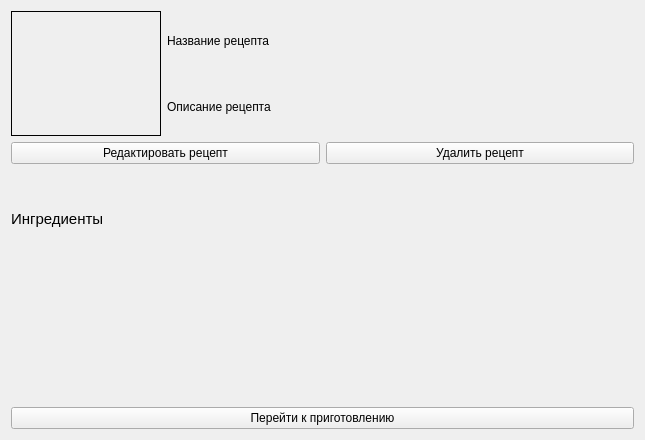
<?xml version="1.0" encoding="UTF-8"?>
<ui version="4.0">
 <class>RecipeViewer</class>
 <widget class="QWidget" name="RecipeViewer">
  <property name="geometry">
   <rect>
    <x>0</x>
    <y>0</y>
    <width>645</width>
    <height>440</height>
   </rect>
  </property>
  <property name="sizePolicy">
   <sizepolicy hsizetype="Preferred" vsizetype="Preferred">
    <horstretch>0</horstretch>
    <verstretch>0</verstretch>
   </sizepolicy>
  </property>
  <property name="windowTitle">
   <string>Просмотр блюда</string>
  </property>
  <property name="windowIcon">
   <iconset resource="src.qrc">
    <normaloff>:/ico/ico/recipe book.png</normaloff>:/ico/ico/recipe book.png</iconset>
  </property>
  <layout class="QVBoxLayout" name="verticalLayout_2">
   <item>
    <layout class="QHBoxLayout" name="horizontalLayout">
     <item>
      <widget class="QLabel" name="photoLabel">
       <property name="minimumSize">
        <size>
         <width>150</width>
         <height>125</height>
        </size>
       </property>
       <property name="maximumSize">
        <size>
         <width>150</width>
         <height>125</height>
        </size>
       </property>
       <property name="acceptDrops">
        <bool>false</bool>
       </property>
       <property name="frameShape">
        <enum>QFrame::Panel</enum>
       </property>
       <property name="text">
        <string/>
       </property>
       <property name="pixmap">
        <pixmap resource="src.qrc">:/ico/ico/camera.png</pixmap>
       </property>
       <property name="scaledContents">
        <bool>false</bool>
       </property>
       <property name="alignment">
        <set>Qt::AlignCenter</set>
       </property>
       <property name="margin">
        <number>0</number>
       </property>
      </widget>
     </item>
     <item>
      <layout class="QVBoxLayout" name="verticalLayout">
       <item>
        <widget class="QLabel" name="recipeNameLabel">
         <property name="text">
          <string>Название рецепта</string>
         </property>
        </widget>
       </item>
       <item>
        <widget class="QLabel" name="recipeDescriptionLabel">
         <property name="sizePolicy">
          <sizepolicy hsizetype="Preferred" vsizetype="Preferred">
           <horstretch>0</horstretch>
           <verstretch>0</verstretch>
          </sizepolicy>
         </property>
         <property name="text">
          <string>Описание рецепта</string>
         </property>
         <property name="wordWrap">
          <bool>true</bool>
         </property>
        </widget>
       </item>
      </layout>
     </item>
    </layout>
   </item>
   <item>
    <layout class="QHBoxLayout" name="horizontalLayout_2">
     <item>
      <widget class="QPushButton" name="recipeEditButton">
       <property name="text">
        <string>Редактировать рецепт</string>
       </property>
       <property name="icon">
        <iconset resource="src.qrc">
         <normaloff>:/ico/ico/edit.png</normaloff>:/ico/ico/edit.png</iconset>
       </property>
      </widget>
     </item>
     <item>
      <widget class="QPushButton" name="recipeDeleteButton">
       <property name="text">
        <string>Удалить рецепт</string>
       </property>
       <property name="icon">
        <iconset resource="src.qrc">
         <normaloff>:/ico/ico/trash.png</normaloff>:/ico/ico/trash.png</iconset>
       </property>
      </widget>
     </item>
    </layout>
   </item>
   <item>
    <spacer name="verticalSpacer_2">
     <property name="orientation">
      <enum>Qt::Vertical</enum>
     </property>
     <property name="sizeType">
      <enum>QSizePolicy::Maximum</enum>
     </property>
     <property name="sizeHint" stdset="0">
      <size>
       <width>20</width>
       <height>40</height>
      </size>
     </property>
    </spacer>
   </item>
   <item>
    <widget class="QLabel" name="label_4">
     <property name="font">
      <font>
       <pointsize>11</pointsize>
      </font>
     </property>
     <property name="text">
      <string>Ингредиенты</string>
     </property>
    </widget>
   </item>
   <item>
    <layout class="QVBoxLayout" name="ingredientsList"/>
   </item>
   <item>
    <spacer name="verticalSpacer">
     <property name="orientation">
      <enum>Qt::Vertical</enum>
     </property>
     <property name="sizeHint" stdset="0">
      <size>
       <width>20</width>
       <height>40</height>
      </size>
     </property>
    </spacer>
   </item>
   <item>
    <widget class="QPushButton" name="toStepsViewerButton">
     <property name="text">
      <string>Перейти к приготовлению</string>
     </property>
    </widget>
   </item>
  </layout>
 </widget>
 <resources>
  <include location="src.qrc"/>
 </resources>
 <connections/>
</ui>
